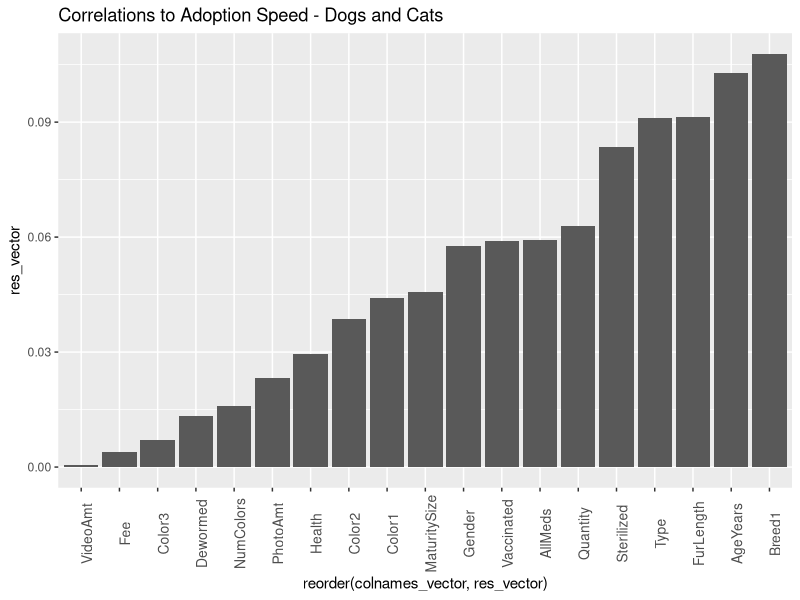
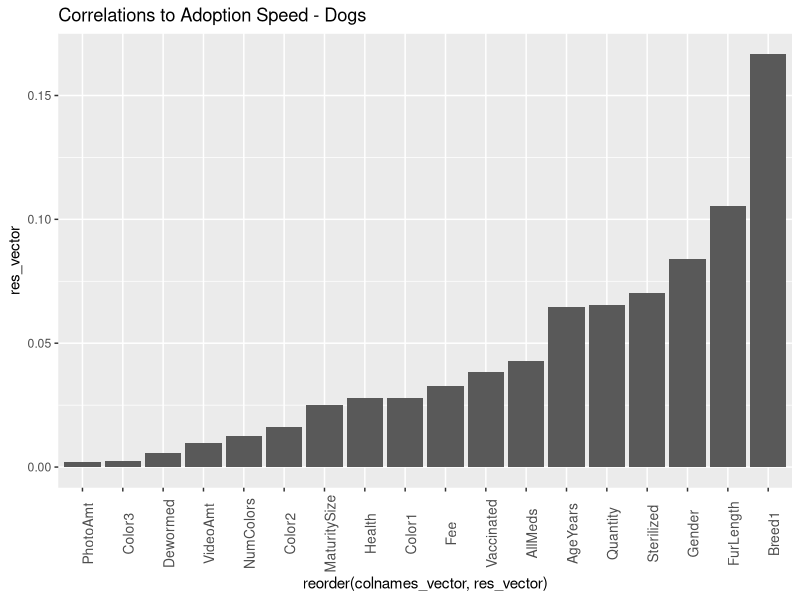
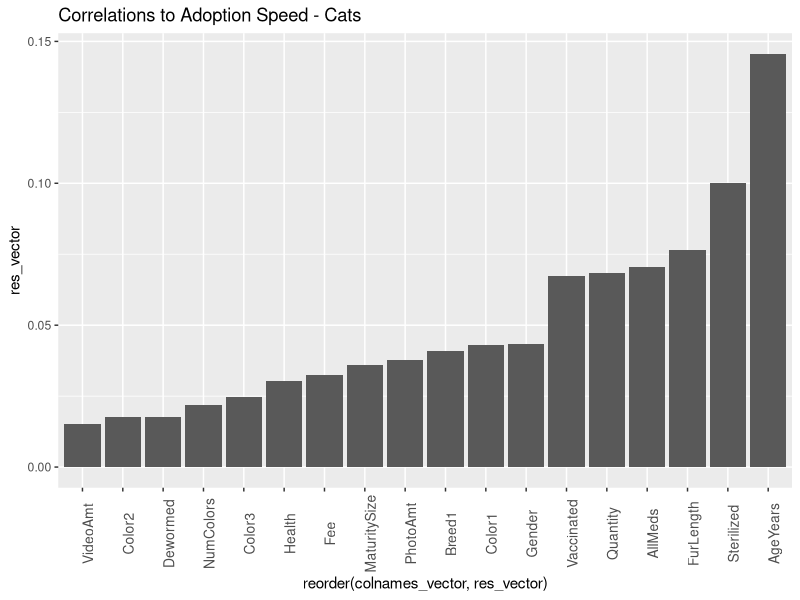
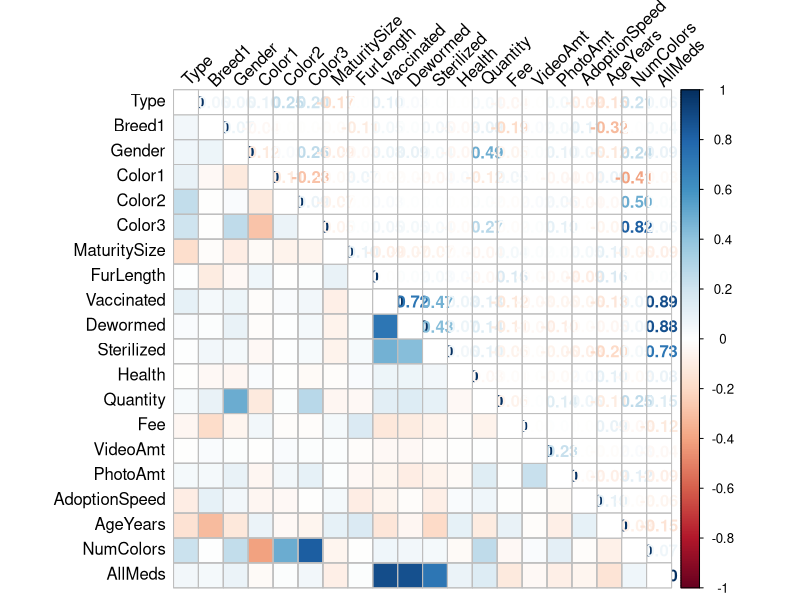
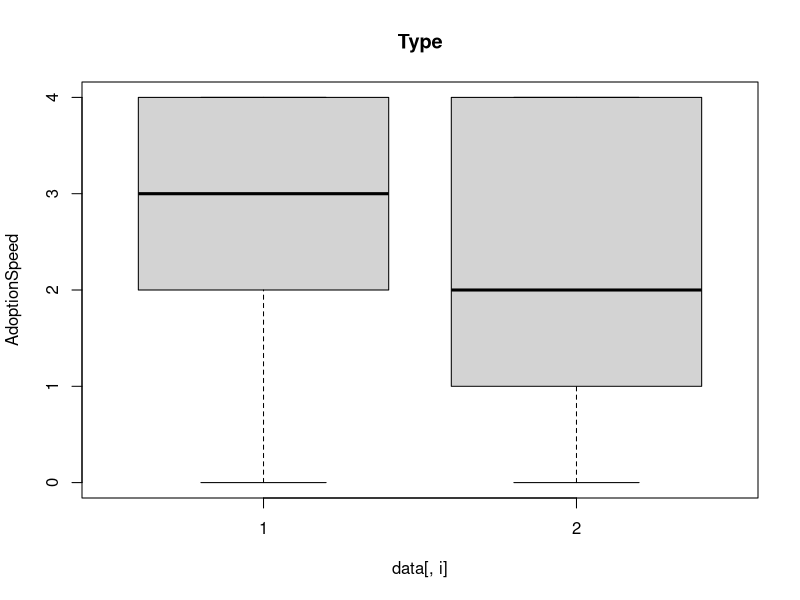
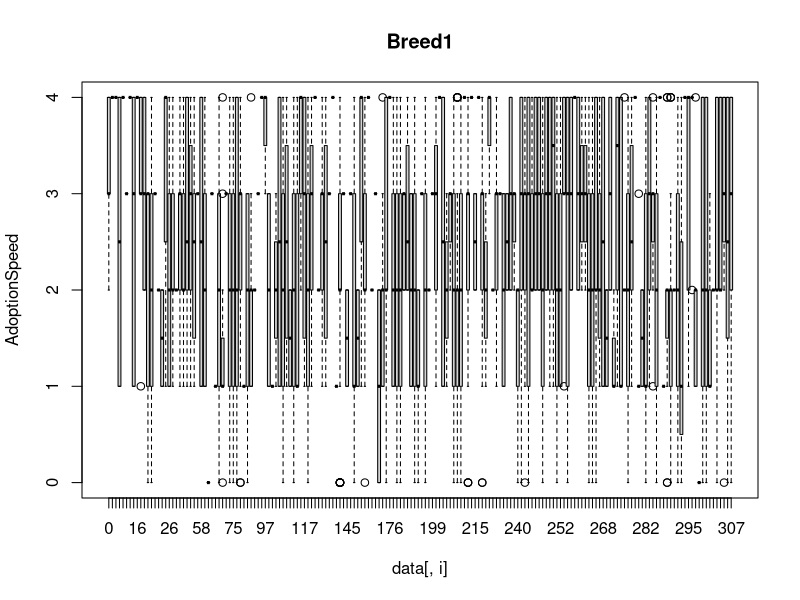
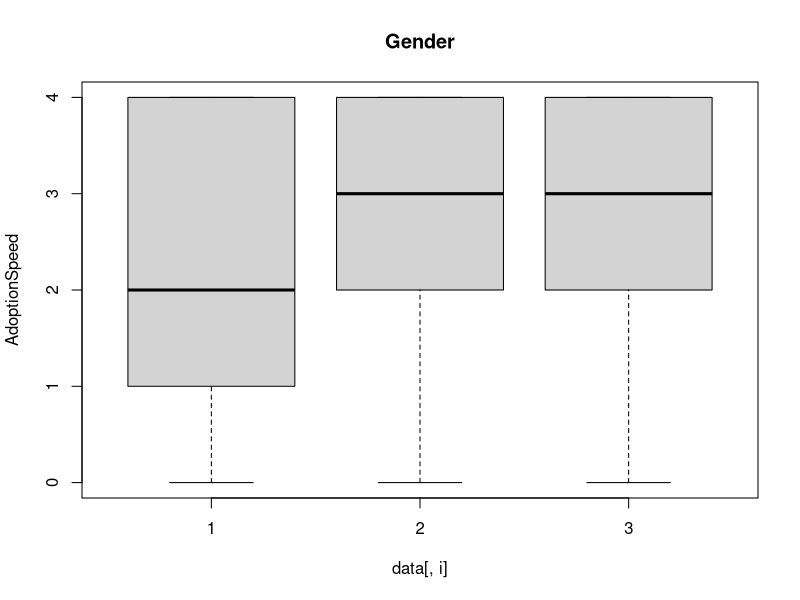
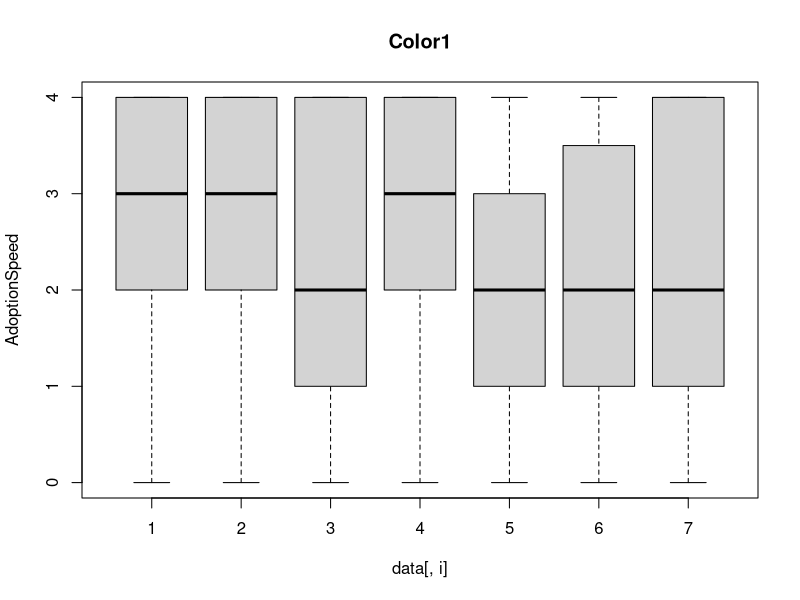

The R source for these figures, in order:
## ---- chunk 1
knitr::opts_chunk$set(echo = TRUE)
knitr::opts_chunk$set(message = FALSE)
knitr::opts_chunk$set(warning = FALSE)
## ---- chunk 2
library(dplyr)
library(reshape)
library(ggplot2)
library(purrr)
library(psych)
library(tidyr)
library(corrplot)
## ---- chunk 3
# load data
data <- read.csv('./data/TrainingData/train_cleaned.csv')
head(data,2)
## ---- chunk 4
#Function to calculate each feature's correlation to AdoptionSpeed
correlations <- function(data) {
  res_vector  <- vector()
  colnames_vector <- colnames(data)
  
  for(i in 1:ncol(data)) {
    
    res <- cor.test(data[ , i], data$AdoptionSpeed, 
                      method = "pearson")
    
    res_round = abs(round(res$estimate,4))
    
    res_vector <- c(res_vector, res_round)
  }
  
  corrdf <- data.frame(colnames_vector, res_vector)
  corrdf_sort <- corrdf %>% arrange(desc(res_vector))
  
  #Remove AdoptionSpeed from correlation df
  corrdf_sort = corrdf_sort[-c(1),]
  
  return(corrdf_sort)
}
## ---- chunk 5
#Dogs and Cats: each feature's correlation to AdoptionSpeed
corrdf_sort = correlations(data)

ggplot(corrdf_sort, aes(x=reorder(colnames_vector,res_vector), y=res_vector)) +
  geom_bar(stat="identity") + ggtitle("Correlations to Adoption Speed - Dogs and Cats") +
  theme(axis.text.x = element_text(angle = 90, size = 10))
## ---- chunk 6
#Dogs: each feature's correlation to AdoptionSpeed
dog_data = filter(data, Type == 1)
dog_data = subset(dog_data, select = -c(Type))
corrdf_sort = correlations(dog_data)

#Dogs: each feature's correlation to AdoptionSpeed
ggplot(corrdf_sort, aes(x=reorder(colnames_vector,res_vector), y=res_vector)) +
  geom_bar(stat="identity") + ggtitle("Correlations to Adoption Speed - Dogs") +
  theme(axis.text.x = element_text(angle = 90, size = 10))
## ---- chunk 7
#Cats: each feature's correlation to AdoptionSpeed
cat_data = filter(data, Type == 2)
cat_data = subset(cat_data, select = -c(Type))
corrdf_sort = correlations(cat_data)

#Dogs: each feature's correlation to AdoptionSpeed
ggplot(corrdf_sort, aes(x=reorder(colnames_vector,res_vector), y=res_vector)) +
  geom_bar(stat="identity") + ggtitle("Correlations to Adoption Speed - Cats") +
  theme(axis.text.x = element_text(angle = 90, size = 10))
## ---- chunk 8
corrplot.mixed(cor(data %>% keep(is.numeric)), tl.col = 'black', tl.pos = 'lt', upper = "number", lower="shade", shade.col=NA, tl.srt=45)
## ---- chunk 9
column_names = names(data)
for(i in 1:ncol(data)) {
  #ggplot(data, aes(data[ , i], data$AdoptionSpeed)) + geom_bar()
  boxplot(AdoptionSpeed ~ data[ , i], data = data, main=column_names[i])
}
## ---- chunk 10
for(i in 1:ncol(data)) {
  counts <- table(data[ , i])
  barplot(counts, main=column_names[i])
}
